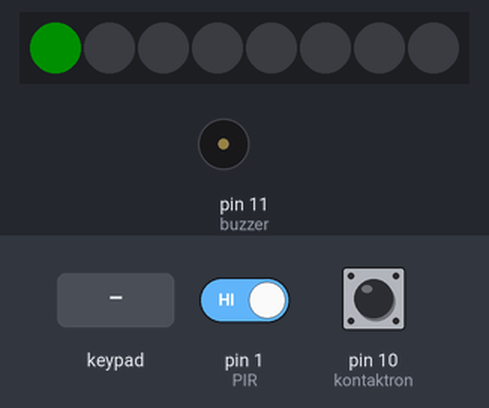
Bench run of a sketch on a simulated Arduino Uno, built with avr-gcc and run on an emulated ATmega328P. On the bench: 8 RGB LEDs in strip order, left to right, buzzer (waves = sounding). Inputs (shaded band) come from the test bench; at power-on: pin 1 (PIR) HIGH, pin 10 (kontaktron) HIGH. Dim RGB values are drawn brighter than linear.

Above: at 1.2 s.
1.3 s: key 'A' pressed
At 1.8 s:
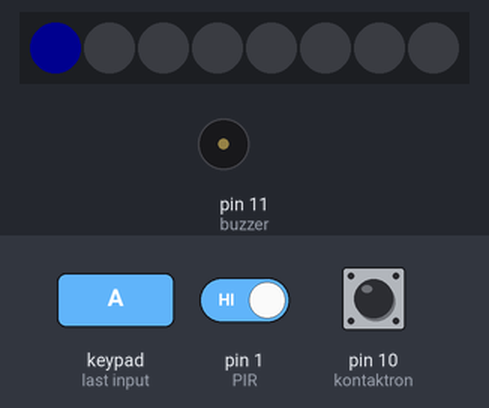
At 2.62 s:
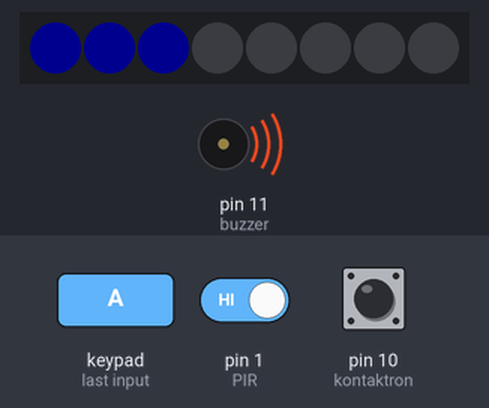
3.5 s: pin 1 (PIR) driven LOW
6.5 s: keypad keys 5 4 3 2 pressed 0.4 s apart
At 6.81 s:
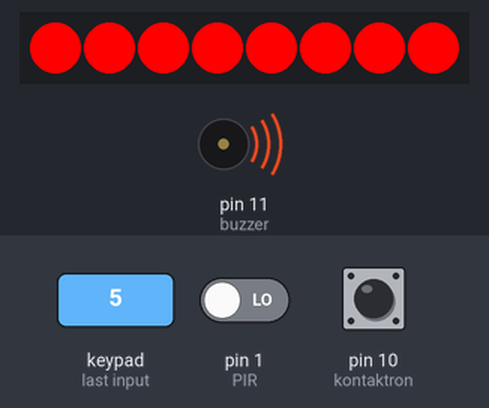
Timing chart, 0 to 15.6 s (numbered marks = the images above; inputs shaded):
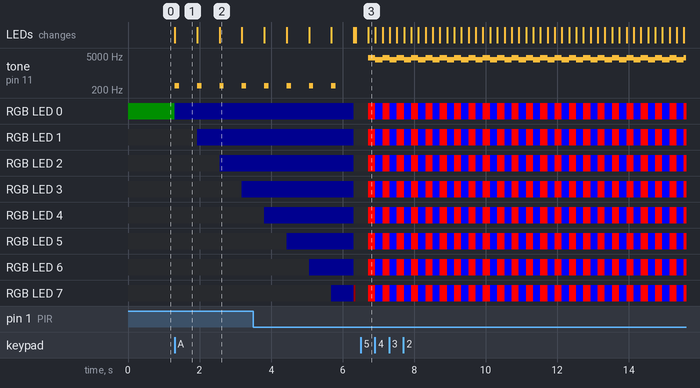

Measured:
- after the input at 1.3 s, tone on pin 11 (buzzer): alternates 300 Hz for 0.13 s and silent for 0.50 s, starting at once; RGB LED 0: RGB(0, 15, 0) → RGB(0, 0, 15) at once; RGB LED 1: off → RGB(0, 0, 15) after 0.63 s; RGB LED 2: off → RGB(0, 0, 15) after 1.3 s; RGB LED 3: off → RGB(0, 0, 15) after 1.9 s; the LEDs: change at once (image 1)
- after the input at 6.5 s, tone on pin 11 (buzzer): alternates 4300 Hz for 0.20 s and 3500 Hz for 0.20 s, starting after 0.21 s; RGB LED 0–7: alternates RGB(255, 0, 0) for 0.20 s and RGB(0, 0, 255) for 0.20 s, starting after 0.21 s; the LEDs: change after 0.21 s (image 3)
- what the display in image 1 shows lasts 0.6 s, from 1.3 s to 1.9 s

The sketch:

Alarm_-_Arduino_C++.ino
```cpp
#include <Keypad.h>             //biblioteka klawiatury
#include <Adafruit_NeoPixel.h>  //biblioteka linijki LED

#define buzzer 11
#define kontaktron 10
#define PIR 1

const byte ROWS = 4; //ile wierszy
const byte COLS = 4; //ile kolumn

byte rowPins[ROWS] = {5, 4, 3, 2}; //piny wierszy
byte colPins[COLS] = {6, 7, 8, 9}; //piny kolumn

char keys[ROWS][COLS] = { //mapowanie klawaitury - tablica dwuwymiarowa
  {'1','2','3','A'},
  {'4','5','6','B'},
  {'7','8','9','C'},
  {'*','0','#','D'}
};

volatile int stanAlarmu = 1;  //zmienna wykorzystywana do maszyny stanów (funkcji switch)
int pinAlarmuPozycja = 1;     //zmienna pomocnicza do wpisywania hasla
char kodCyfra1 = '1';         //Ustawienei HASŁA!
char kodCyfra2 = '2';
char kodCyfra3 = '3';
char kodCyfra4 = '4';
int czasNaUcieczke = 5;       //Tutaj ustawiamy ile mamy czasu na ucieczke po uzbrojeniu alarmu [s]
int ileCzasuMinelo = 0;       //licznikowa zmienna pomocnicza do ograniczonego czasu wpisywania kodu
int czasNaKod = 10;           //Tutaj ustawiamy ile mamy czasu na wpisanie kodu [s]

Keypad klawiatura = Keypad( makeKeymap(keys), rowPins, colPins, ROWS, COLS); //inizjalizacja klawiatury - dodawnie obiektu "klawiatura"
Adafruit_NeoPixel linijka = Adafruit_NeoPixel(8, A0, NEO_GRB + NEO_KHZ800);

void setup() {
  pinMode(buzzer, OUTPUT);
  pinMode(kontaktron, INPUT_PULLUP);
  pinMode(PIR, INPUT_PULLUP);
  linijka.begin();
  linijka.show();
}

void loop() {
  char klawisz = 0;
  int i = 0;
  switch(stanAlarmu) {
    case 1:   //Czuwanie
      linijka.setPixelColor(0, linijka.Color(0,15,0)); //Dioda 0 na zielono
      linijka.show();
      klawisz = klawiatura.getKey();
      if (klawisz  == 'A'){
        for(i=0; i<8; i++){
          linijka.setPixelColor(i, linijka.Color(0,0,15)); //Dioda i na niebiesko
          linijka.show();
          tone(buzzer,300);
          delay(25*czasNaUcieczke);
          noTone(buzzer);
          delay(100*czasNaUcieczke);           //tutaj zmiana czasu na ucieczke
        }
        wylaczDiody();
        stanAlarmu = 2;
      }
    break;

    case 2:   //Monitorowanie
      linijka.setPixelColor(7, linijka.Color(15,0,0)); //Dioda 7 na czerwono
      linijka.show();
      delay(50);
      linijka.setPixelColor(7, linijka.Color(0,0,0)); //Dioda 7 OFF
      linijka.show();
      delay(50);

      if(digitalRead(PIR) == HIGH){
        stanAlarmu = 4; //Natychmiastowy alarm
      }else if (digitalRead(kontaktron) == HIGH){
        ileCzasuMinelo = 0; //Zerowanie licznika tuz przez przesciem do stanu rozbrajania
        stanAlarmu = 3; //Szansa na rozbrojenie
      }
    break;

    case 3:   //Rozbrajanie
      klawisz = klawiatura.getKey();
      if(klawisz){
        //Czy kolejna podana cyfra jest poprawna?
        if(pinAlarmuPozycja == 1 && klawisz == kodCyfra1){ //sprawdzamy 1 pozycje Pinu
          pinAlarmuPozycja ++; //Cyfra poprawna, wiec mozna sprawdzic kolejna
          tone(buzzer,500);
          delay(50);
          noTone(buzzer);
        } else if(pinAlarmuPozycja == 2 && klawisz == kodCyfra2){
          pinAlarmuPozycja ++;
          tone(buzzer,500);
          delay(50);
          noTone(buzzer);
        } else if(pinAlarmuPozycja == 3 && klawisz == kodCyfra3){
          pinAlarmuPozycja ++;
          tone(buzzer,500);
          delay(50);
          noTone(buzzer);
        } else if(pinAlarmuPozycja == 4 && klawisz == kodCyfra4){
          stanAlarmu = 1; //Wszystkie 4 cyfry kodu są poprawne - czuwanie
          pinAlarmuPozycja = 1;
          tone(buzzer,500);
          delay(50);
          noTone(buzzer);
          tone(buzzer,1000);
          delay(100);
          noTone(buzzer);
        } else {
          stanAlarmu = 4; // Blad w kodzie - wlacz alarm!
          pinAlarmuPozycja = 1;
        }
      }
      delay(100);
      ileCzasuMinelo++; //1 sekunda = 10*ileCzasuMinelo
      if(ileCzasuMinelo >= 10*czasNaKod) {
        stanAlarmu = 4;
      }
    break;

    case 4:   //Alarm
      for(i=0;i<8;i++){
        linijka.setPixelColor(i,linijka.Color(255,0,0)); //Dioda i na czerwono
      }
      linijka.show();
      tone(buzzer,4300);
      delay(200);
      for(i=0;i<8;i++){
        linijka.setPixelColor(i,linijka.Color(0,0,255)); //Dioda i na niebiesko
      }
      linijka.show();
      tone(buzzer, 3500);
      delay(200);
    break;
  }
}

void wylaczDiody(){
  int i = 0;
  for(i=0; i<8; i++){
    linijka.setPixelColor(i,linijka.Color(0,0,0)); //Dioda i OFF
  }
  linijka.show();
}
```
